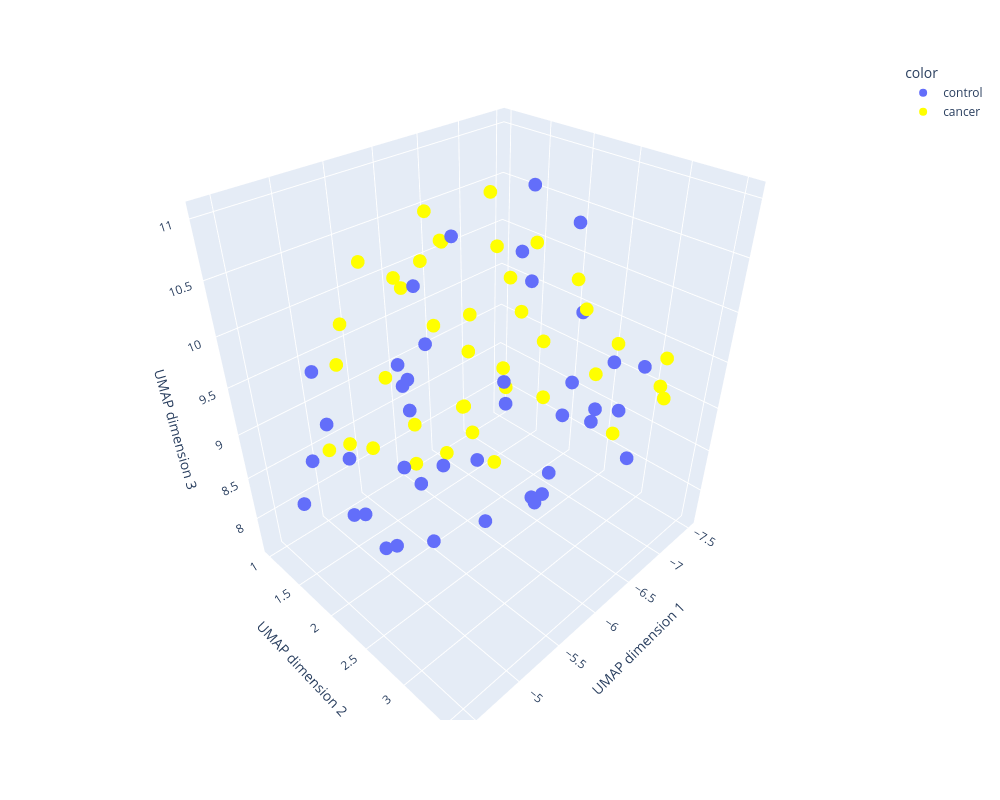

The notebook cell this image was saved under:
### Code cell
import plotly.express as px
fig = px.scatter_3d(x=clusterable_embedding[:,0], y=clusterable_embedding[:,1], z=clusterable_embedding[:,2],
              color=tmp_train['Class'],color_discrete_sequence = ['royal blue','yellow','red','green','blue'])
fig.update_traces(marker_size = 8)
fig.update_layout(autosize=False,
        width=1000,
        height=800,
    scene = dict(
#         xaxis = dict(range=[-10,10]),
#         yaxis = dict(range=[-10,10]),
#         zaxis = dict(range=[-5,8]),
        xaxis_title='UMAP dimension 1',
        yaxis_title='UMAP dimension 2',
        zaxis_title='UMAP dimension 3',
    ),
)

### Figure 1 — Plotly figure (JSON) as saved in the notebook; plotly's stock layout.template omitted (floating-point values rounded to 4 significant figures)
{"data": [{"hovertemplate": "color=control<br>x=%{x}<br>y=%{y}<br>z=%{z}<extra></extra>", "legendgroup": "control", "marker": {"color": "royal blue", "size": 8, "symbol": "circle"}, "mode": "markers", "name": "control", "scene": "scene", "showlegend": true, "type": "scatter3d", "x": [-4.781, -4.721, -4.557, -4.815, -4.944, -5.374, -5.209, -4.945, -4.963, -4.58, -5.643, -5.292, -4.982, -5.466, -4.404, -6.541, -5.933, -5.731, -6.177, -5.936, -6.212, -5.727, -7.129, -5.395, -6.546, -5.105, -6.993, -6.444, -5.765, -6.979, -6.385, -5.401, -6.089, -5.425, -5.717, -6.534, -6.977, -7.504, -7.194, -6.733, -7.179], "y": [1.589, 1.573, 1.658, 1.96, 1.577, 2.198, 1.84, 2.033, 2.484, 2.183, 2.609, 2.867, 2.395, 2.102, 1.677, 2.268, 3.009, 1.622, 3.3, 3.066, 2.695, 2.751, 3.115, 2.348, 2.772, 2.182, 2.388, 2.236, 1.469, 2.352, 2.505, 1.81, 2.388, 2.043, 2.168, 2.269, 3.149, 2.538, 2.856, 2.877, 2.353], "z": [9.234, 9.785, 9.008, 8.429, 8.069, 7.863, 7.659, 7.965, 9.756, 9.334, 8.222, 9.305, 9.926, 9.949, 8.636, 10.18, 8.622, 7.987, 9.559, 8.899, 8.127, 9.561, 9.427, 8.871, 9.376, 8.924, 10.61, 10.47, 9.153, 8.563, 7.957, 9.646, 9.418, 10.46, 10.82, 11.03, 8.486, 9.034, 8.773, 8.902, 9.65]}, {"hovertemplate": "color=cancer<br>x=%{x}<br>y=%{y}<br>z=%{z}<extra></extra>", "legendgroup": "cancer", "marker": {"color": "yellow", "size": 8, "symbol": "circle"}, "mode": "markers", "name": "cancer", "scene": "scene", "showlegend": true, "type": "scatter3d", "x": [-5.419, -5.164, -6.265, -6.516, -6.125, -5.106, -5.051, -5.293, -6.091, -5.709, -5.391, -6.82, -6.456, -6.529, -6.123, -6.141, -6.649, -6.863, -5.862, -5.815, -5.988, -6.391, -6.037, -6.748, -6.197, -5.972, -5.792, -6.896, -5.952, -6.324, -7.026, -6.761, -6.745, -6.732, -6.787, -6.395, -6.481, -6.329, -7.005, -7.189], "y": [0.9879, 1.25, 1.225, 1.134, 1.006, 1.402, 1.123, 1.488, 1.635, 1.437, 1.402, 3.496, 3.262, 3.259, 1.957, 2.232, 1.661, 1.542, 1.872, 1.459, 1.258, 2.874, 2.486, 3.564, 1.861, 1.988, 1.098, 2.003, 1.509, 1.221, 2.672, 1.963, 2.714, 2.299, 1.717, 1.628, 1.467, 2.186, 2.041, 3.262], "z": [9.688, 9.494, 10.58, 10.19, 9.794, 8.729, 8.524, 8.622, 10.48, 10.21, 10.45, 9.832, 10.03, 9.095, 8.606, 8.392, 10.77, 10.15, 8.456, 8.1, 8.39, 10.47, 10.47, 9.506, 9.826, 9.004, 8.981, 10.33, 10.31, 9.393, 9.185, 9.669, 10.0, 8.883, 8.916, 9.249, 8.473, 9.144, 9.276, 9.259]}], "layout": {"autosize": false, "height": 800, "legend": {"title": {"text": "color"}, "tracegroupgap": 0}, "margin": {"t": 60}, "scene": {"domain": {"x": [0, 1], "y": [0, 1]}, "xaxis": {"title": {"text": "UMAP dimension 1"}}, "yaxis": {"title": {"text": "UMAP dimension 2"}}, "zaxis": {"title": {"text": "UMAP dimension 3"}}}, "width": 1000}}
